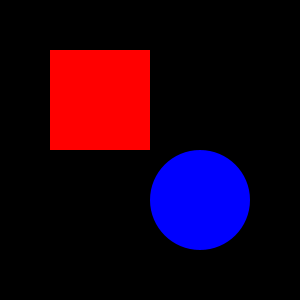
Frame 1 (no input)
Frame 60 (the mouse pressed at the canvas centre just before this capture): identical to frame 1, image omitted
Frame 120 (the mouse held since frame 60 and released just before this capture): identical to frame 1, image omitted

The Processing sketch that drew this single still picture (run headless with seeded random() and noise(); from frame 60 on, the mouse is pressed at the canvas centre):

// Processing sketch: sketch_nov26c_boolean_exp
// ── sketch_nov26c_boolean_exp.pde
boolean inR, inC;
color bgColor;

void setup() {
  size(300, 300);
  smooth();
  noStroke();
  
  bgColor = color(0);
}

void draw() {
  background(bgColor);
  
  inR = inRect(50, 50, 100);
  inC = inCircle(200, 200, 100);
  
  if (inR || inC) {
    bgColor = color(255);
  } else {
    bgColor = color(0);
  }
  
}

boolean inRect(int x, int y, int w) {
  boolean result;
  
  if ((mouseX > x && mouseX < x+w)&&(mouseY > y && mouseY < y+w)) result = true;
  else result = false;

  fill(255, 0, 0);
  rect(x, y, w, w);
  
  return result;
}

boolean inCircle(int x, int y, int d) {
  boolean result;
  
  if (dist(mouseX, mouseY, x, y) < d/2) result = true;
  else result = false;
  
  fill(0, 0, 255);
  ellipse(x, y, d, d);
  
  return result;
}
